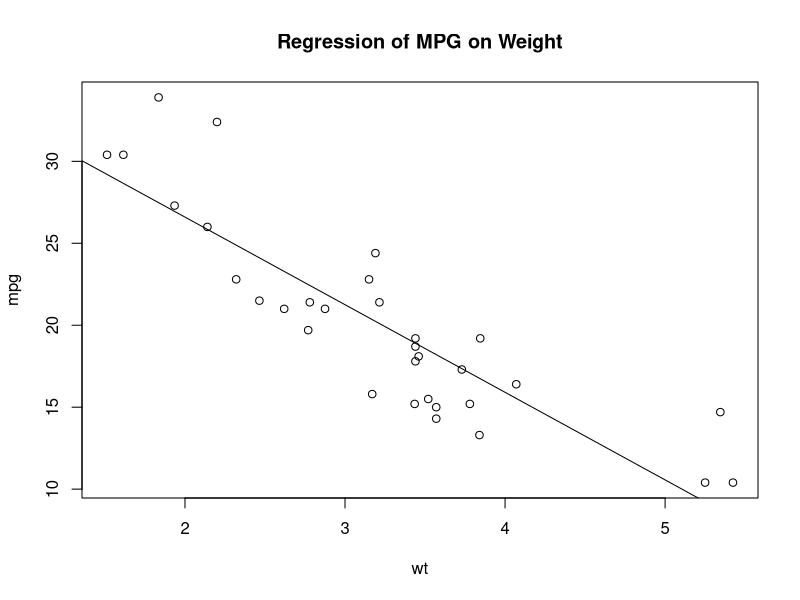
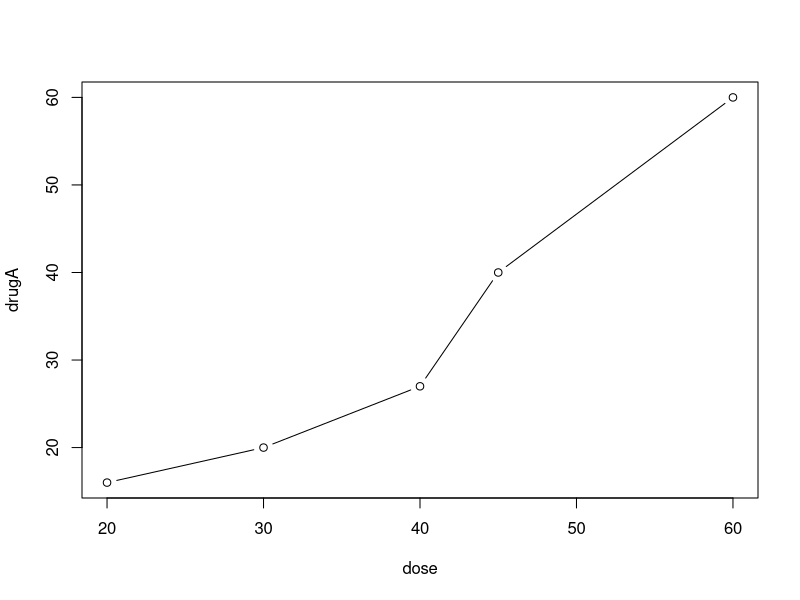
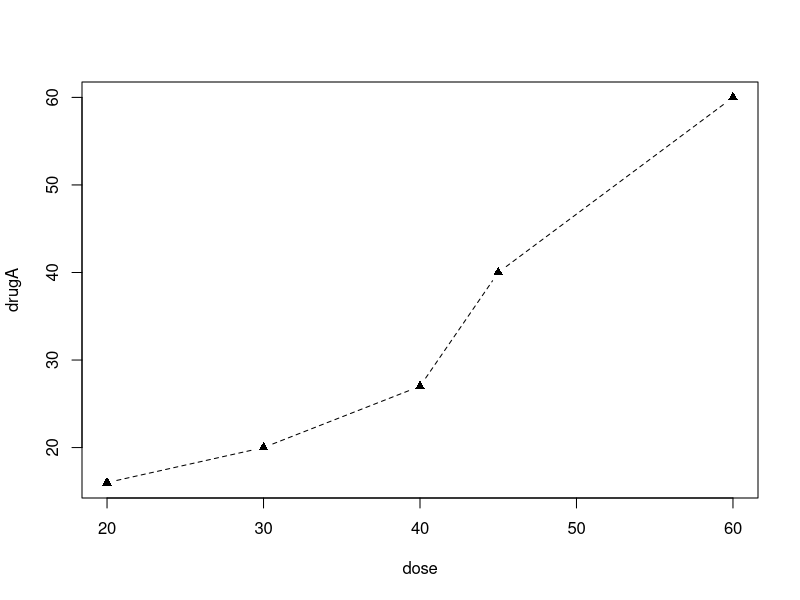
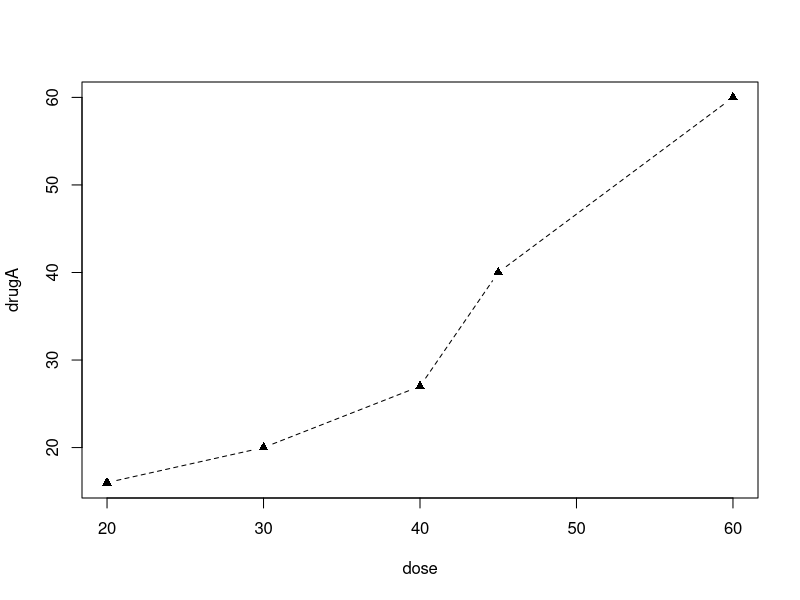
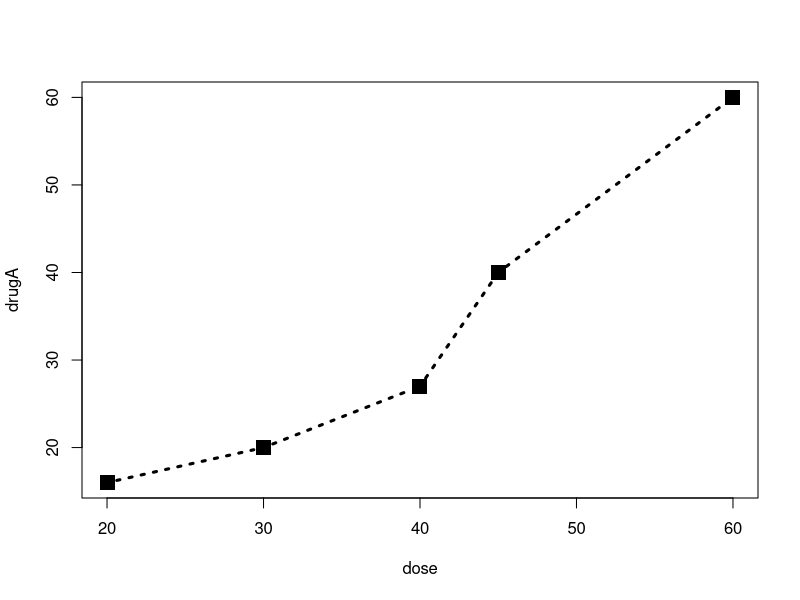
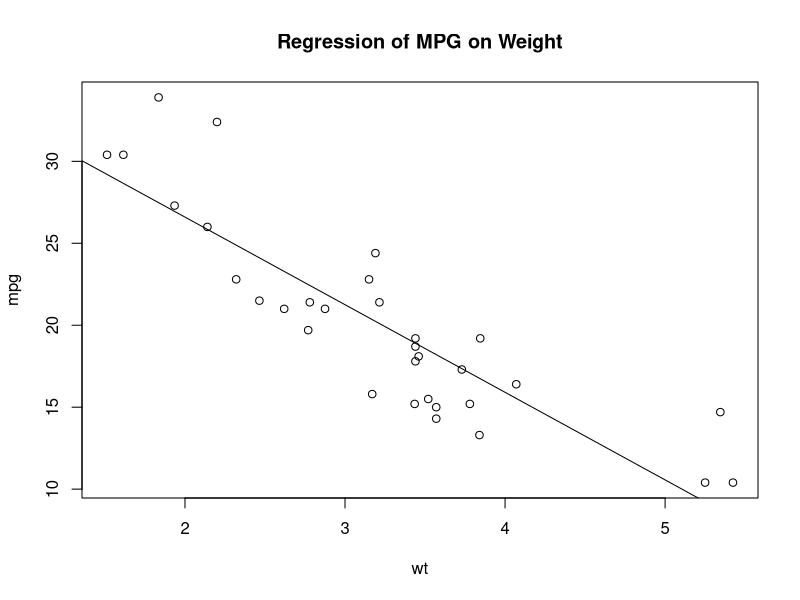

R code for these plots, in order:
#
# R in action (2 ed.)
#

# Graphs

attach(mtcars)
  plot(wt, mpg)
  abline(lm(mpg ~ wt))
  title("Regression of MPG on Weight")
detach(mtcars)

# save as a graph
pdf("07_graphs/mygraph.pdf")
  attach(mtcars)
    plot(wt, mpg)
    abline(lm(mpg ~ wt))
    title("Regression of MPG on Weight")
  detach(mtcars)
dev.off()

# Patient responses to two drugs at five dosage levels
dose  <- c(20, 30, 40, 45, 60)
drugA <- c(16, 20, 27, 40, 60)
drugB <- c(15, 18, 25, 31, 40)
plot(dose, drugA, type="b")

# set parameters
opar <- par(no.readonly=TRUE)  # copy of current settings
par(lty=2, pch=17)             # changes
plot(dose, drugA, type="b")   
par(opar)

# the same
plot(dose, drugA, type="b", lty=2, pch=17)

#
plot(dose, drugA, type="b", lty=3, lwd=3, pch=15, cex=2)
